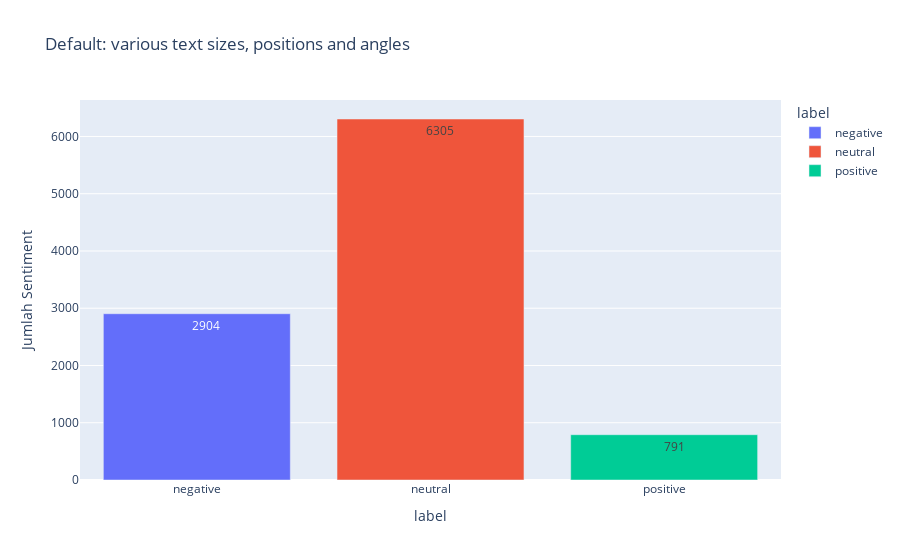

Notebook source saved alongside this figure:
### Code cell
import plotly.express as px

fig = px.bar(ctdf, y='Jumlah Sentiment', x='label', text_auto='10', color='label', 
            title="Default: various text sizes, positions and angles")
fig.show()

### Figure 1 — Plotly figure (JSON) as saved in the notebook; plotly's stock layout.template omitted (floating-point values rounded to 4 significant figures)
{"data": [{"alignmentgroup": "True", "hovertemplate": "label=%{x}<br>Jumlah Sentiment=%{y}<extra></extra>", "legendgroup": "negative", "marker": {"color": "#636efa", "pattern": {"shape": ""}}, "name": "negative", "offsetgroup": "negative", "orientation": "v", "showlegend": true, "textposition": "auto", "texttemplate": "%{y:10}", "type": "bar", "x": ["negative"], "xaxis": "x", "y": [2904], "yaxis": "y"}, {"alignmentgroup": "True", "hovertemplate": "label=%{x}<br>Jumlah Sentiment=%{y}<extra></extra>", "legendgroup": "neutral", "marker": {"color": "#EF553B", "pattern": {"shape": ""}}, "name": "neutral", "offsetgroup": "neutral", "orientation": "v", "showlegend": true, "textposition": "auto", "texttemplate": "%{y:10}", "type": "bar", "x": ["neutral"], "xaxis": "x", "y": [6305], "yaxis": "y"}, {"alignmentgroup": "True", "hovertemplate": "label=%{x}<br>Jumlah Sentiment=%{y}<extra></extra>", "legendgroup": "positive", "marker": {"color": "#00cc96", "pattern": {"shape": ""}}, "name": "positive", "offsetgroup": "positive", "orientation": "v", "showlegend": true, "textposition": "auto", "texttemplate": "%{y:10}", "type": "bar", "x": ["positive"], "xaxis": "x", "y": [791], "yaxis": "y"}], "layout": {"barmode": "relative", "legend": {"title": {"text": "label"}, "tracegroupgap": 0}, "title": {"text": "Default: various text sizes, positions and angles"}, "xaxis": {"anchor": "y", "categoryarray": ["negative", "neutral", "positive"], "categoryorder": "array", "domain": [0, 1], "title": {"text": "label"}}, "yaxis": {"anchor": "x", "domain": [0, 1], "title": {"text": "Jumlah Sentiment"}}}}
